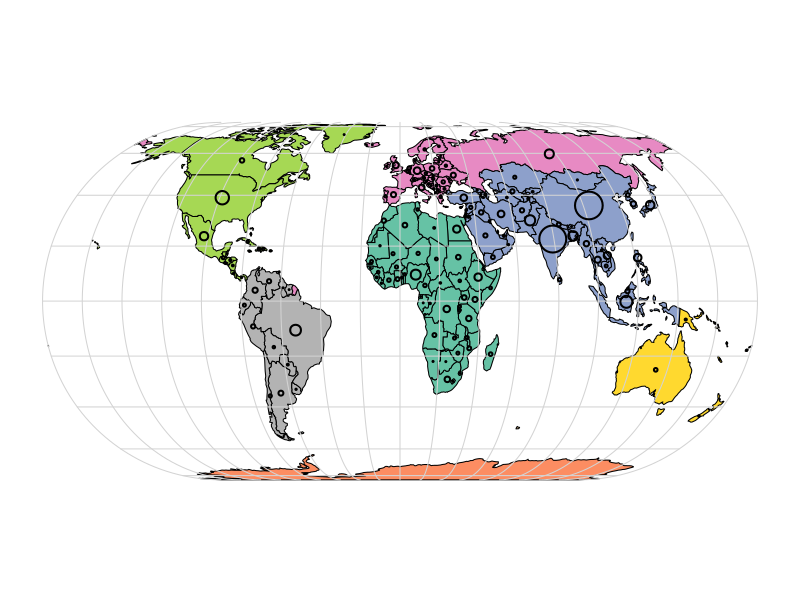
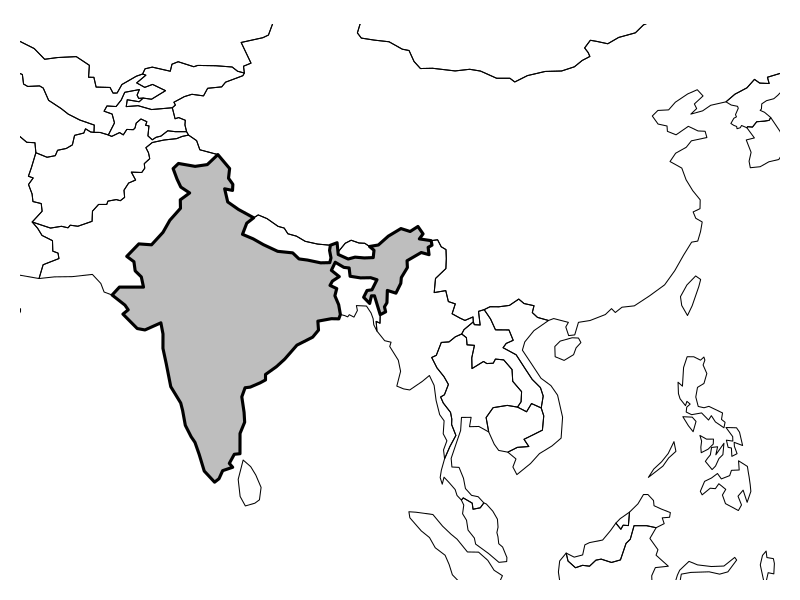

These figures' R source, in order:
library(sf)
library(sp)
library(spData)
world_proj = st_transform(world, "+proj=eck4")
world_cents = st_centroid(world_proj, of_largest_polygon = TRUE)
par(mar = c(0, 0, 0, 0))
# plot(st_geometry(world), graticule = TRUE, reset = FALSE)
plot(world_proj["continent"], reset = FALSE, main = "", key.pos = NULL)
g = st_graticule()
g = st_transform(g, crs = "+proj=eck4")
plot(g$geometry, add = TRUE, col = "lightgrey")
cex = sqrt(world$pop) / 10000
plot(st_geometry(world_cents), add = TRUE, cex = cex, lwd = 2, graticule = T)

#use of expandBB
world_asia = world[world$continent == "Asia", ]
asia = st_union(world_asia)

india = world[world$name_long == "India", ]
plot(st_geometry(india), expandBB = c(0, 0.2, 0.1, 1), col = "gray", lwd = 3)
plot(world_asia[0], add = TRUE)


#create a multipoint vars
multipoint_matrix = rbind(c(5, 2), c(1, 3), c(3, 4), c(3, 2))
st_multipoint(multipoint_matrix)


## POLYGON with a hole
polygon_border = rbind(c(1, 5), c(2, 2), c(4, 1), c(4, 4), c(1, 5))
polygon_hole = rbind(c(2, 4), c(3, 4), c(3, 3), c(2, 3), c(2, 4))
polygon_with_hole_list = list(polygon_border, polygon_hole)
st_polygon(polygon_with_hole_list)

#sfc POINT
point1 = st_point(c(5, 2))
point2 = st_point(c(1, 3))
points_sfc = st_sfc(point1, point2)
points_sfc

# PROJ4STRING definition
st_sfc(point1, point2, crs = "+proj=longlat +datum=WGS84 +no_defs")


#london data
lnd_point = st_point(c(0.1, 51.5))                 # sfg object
lnd_geom = st_sfc(lnd_point, crs = 4326)           # sfc object
lnd_attrib = data.frame(                           # data.frame object
  name = "London",
  temperature = 25,
  date = as.Date("2017-06-21")
)
lnd_sf = st_sf(lnd_attrib, geometry = lnd_geom)    # sf object
